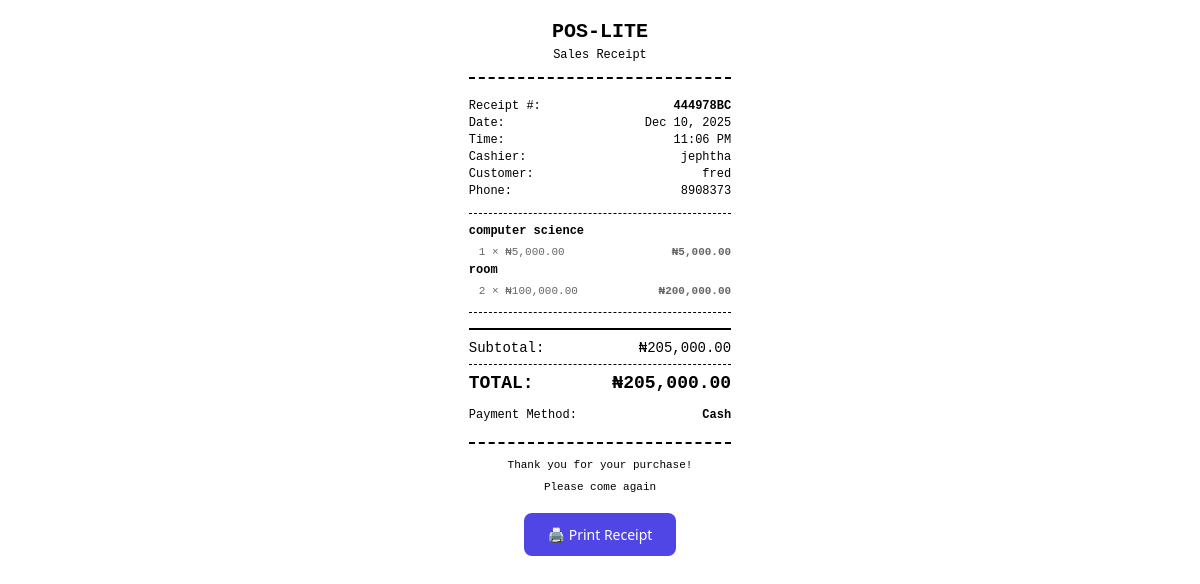
Page /store/sales/8/receipt/ (signed in) on the committed database.
### store/models.py (models this page shows, shortened)
class Sale(models.Model):
    PAYMENT_METHODS = [
        ('CASH', 'Cash'),
        ('TRANSFER', 'Transfer'),
        ('POS', 'POS'),
    ]
    user = models.ForeignKey(settings.AUTH_USER_MODEL, on_delete=models.PROTECT)
    customer = models.ForeignKey(Customer, on_delete=models.SET_NULL, null=True, blank=True, related_name='sales')
    total_amount = models.DecimalField(max_digits=12, decimal_places=2, default=0)
    payment_method = models.CharField(max_length=20, choices=PAYMENT_METHODS, default='CASH')
    reference = models.CharField(max_length=50, unique=True, blank=True)
    created_at = models.DateTimeField(default=timezone.now)

class Customer(models.Model):
    name = models.CharField(max_length=100)
    phone = models.CharField(max_length=20, unique=True)
    email = models.EmailField(blank=True)
    address = models.TextField(blank=True)
    created_at = models.DateTimeField(auto_now_add=True)

class SaleItem(models.Model):
    sale = models.ForeignKey(Sale, on_delete=models.CASCADE, related_name='items')
    product = models.ForeignKey(Product, on_delete=models.PROTECT)
    quantity = models.PositiveIntegerField(default=1)
    price = models.DecimalField(max_digits=10, decimal_places=2) # Price at time of sale
    subtotal = models.DecimalField(max_digits=12, decimal_places=2)

class Product(models.Model):
    name = models.CharField(max_length=200)
    category = models.ForeignKey(Category, on_delete=models.SET_NULL, null=True, related_name='products')
    price = models.DecimalField(max_digits=10, decimal_places=2)
    cost_price = models.DecimalField(max_digits=10, decimal_places=2, default=0)
    stock_quantity = models.PositiveIntegerField(default=0)
    low_stock_threshold = models.PositiveIntegerField(default=5)
    barcode = models.CharField(max_length=100, blank=True, unique=True)
    image = models.ImageField(upload_to='products/', blank=True, null=True)
    created_at = models.DateTimeField(auto_now_add=True)
    updated_at = models.DateTimeField(auto_now=True)

### users/models.py (models this page shows, shortened)
class User(AbstractUser):
    class Role(models.TextChoices):
        OWNER = "OWNER", "Owner"
        STAFF = "STAFF", "Staff"
    role = models.CharField(max_length=50, choices=Role.choices, default=Role.STAFF)
    phone = models.CharField(max_length=15, blank=True, null=True)
    class SubscriptionStatus(models.TextChoices):
        TRIAL = "TRIAL", "Trial"
        ACTIVE = "ACTIVE", "Active"
        EXPIRED = "EXPIRED", "Expired"
        GRACE = "GRACE", "Grace Period"
    subscription_status = models.CharField(
        max_length=20,
        choices=SubscriptionStatus.choices,
        default=SubscriptionStatus.TRIAL
    )
    trial_start_date = models.DateTimeField(default=timezone.now)
    subscription_end_date = models.DateTimeField(null=True, blank=True)

### store/views.py (the view)
# urls.py: path('sales/<int:pk>/receipt/', views.sale_receipt, name='sale_receipt'),
@login_required
def sale_receipt(request, pk):
    sale = get_object_or_404(
        Sale.objects.select_related('customer', 'user')
                    .prefetch_related('items__product'),
        pk=pk
    )
    return render(request, 'store/sale_receipt.html', {'sale': sale})

### core/context_processors.py (called while the page is built, shortened)
def subscription_context(request):
    if not request.user.is_authenticated:
        return {}
    user = request.user
    context = {
        'subscription_status': user.subscription_status,
        'is_trial': user.subscription_status == User.SubscriptionStatus.TRIAL,
        'is_active': user.subscription_status == User.SubscriptionStatus.ACTIVE,
        'is_expired': user.subscription_status == User.SubscriptionStatus.EXPIRED,
        'days_left': getattr(request, 'days_left', 0),
        'subscription_reminder': None,
        'subscription_reminder_color': 'green', # green, yellow, red
    }
    return context

### templates/store/sale_receipt.html (shortened to what this page needs)
<!DOCTYPE html>
<html lang="en">
  <head>
    {% load humanize %}
  </head>
  <body>
    <div class="receipt-header">
      <div class="store-name">POS-LITE</div>
      <div style="font-size: 12px">Sales Receipt</div>
    </div>
    <div class="receipt-info">
      <div>
        <span>Receipt #:</span>
        <span><strong>{{ sale.reference }}</strong></span>
      </div>
      <div>
        <span>Date:</span>
        <span>{{ sale.created_at|date:"M j, Y" }}</span>
      </div>
      <div>
        <span>Time:</span>
        <span>{{ sale.created_at|date:"g:i A" }}</span>
      </div>
      <div>
        <span>Cashier:</span>
        <span>{{ sale.user.username }}</span>
      </div>
      {% if sale.customer %}
      <div>
        <span>Customer:</span>
        <span>{{ sale.customer.name }}</span>
      </div>
      {% if sale.customer.phone %}
      <div>
        <span>Phone:</span>
        <span>{{ sale.customer.phone }}</span>
      </div>
      {% endif %} {% endif %}
    </div>
    <div class="items-table">
      {% for item in sale.items.all %}
      <div class="item-row">
        <div class="item-name">{{ item.product.name }}</div>
      </div>
      <div class="item-details">
        <span>{{ item.quantity }} × ₦{{ item.price|intcomma }}</span>
        <span><strong>₦{{ item.subtotal|intcomma }}</strong></span>
      </div>
      {% endfor %}
    </div>
    <div class="total-section">
      <div class="total-row">
        <span>Subtotal:</span>
        <span>₦{{ sale.total_amount|intcomma }}</span>
      </div>
      <div class="total-row grand-total">
        <span>TOTAL:</span>
        <span>₦{{ sale.total_amount|intcomma }}</span>
      </div>
    </div>
    <div class="receipt-info" style="margin-top: 15px">
      <div>
        <span>Payment Method:</span>
        <span><strong>{{ sale.get_payment_method_display }}</strong></span>
      </div>
    </div>
    <div class="receipt-footer">
      <div style="margin-bottom: 10px">Thank you for your purchase!</div>
      <div>Please come again</div>
    </div>
    <div class="no-print">
      <button class="print-btn" onclick="window.print()">
        🖨️ Print Receipt
      </button>
    </div>
  </body>
</html>

### templates/store/sale_receipt.html (style rules this page uses)
* { margin: 0; padding: 0; box-sizing: border-box; }
body { font-family: "Courier New", monospace; max-width: 80mm; margin: 0 auto; padding: 20px; background: white; color: #000; }
.receipt-header { text-align: center; margin-bottom: 20px; border-bottom: 2px dashed #000; padding-bottom: 15px; }
.store-name { font-size: 20px; font-weight: bold; margin-bottom: 5px; }
.receipt-info { margin-bottom: 15px; font-size: 12px; }
.receipt-info div { display: flex; justify-content: space-between; margin-bottom: 3px; }
.items-table { width: 100%; margin-bottom: 15px; border-top: 1px dashed #000; border-bottom: 1px dashed #000; padding: 10px 0; }
.item-row { display: flex; justify-content: space-between; margin-bottom: 8px; font-size: 12px; }
.item-name { flex: 1; font-weight: bold; }
.item-details { display: flex; justify-content: space-between; font-size: 11px; color: #666; margin-bottom: 5px; padding-left: 10px; }
.total-section { border-top: 2px solid #000; padding-top: 10px; margin-top: 10px; }
.total-row { display: flex; justify-content: space-between; margin-bottom: 5px; font-size: 14px; }
.total-row.grand-total { font-size: 18px; font-weight: bold; margin-top: 8px; padding-top: 8px; border-top: 1px dashed #000; }
.receipt-footer { text-align: center; margin-top: 20px; padding-top: 15px; border-top: 2px dashed #000; font-size: 11px; }
.no-print { text-align: center; margin-top: 20px; }
.print-btn { background: #4f46e5; color: white; border: none; padding: 12px 24px; border-radius: 8px; font-size: 14px; cursor: pointer; font-family: system-ui, -apple-system, sans-serif; }

### rows in the picture
Sale: reference "444978BC", created_at "Dec 10, 2025", created_at "11:06 PM", user.username "jephtha", customer.name "fred", customer.phone "8908373", total_amount "205,000.00", payment_method "Cash"
SaleItem: product.name "computer science", quantity "1", price "5,000.00", subtotal "5,000.00"
SaleItem: product.name "room", quantity "2", price "100,000.00", subtotal "200,000.00"
